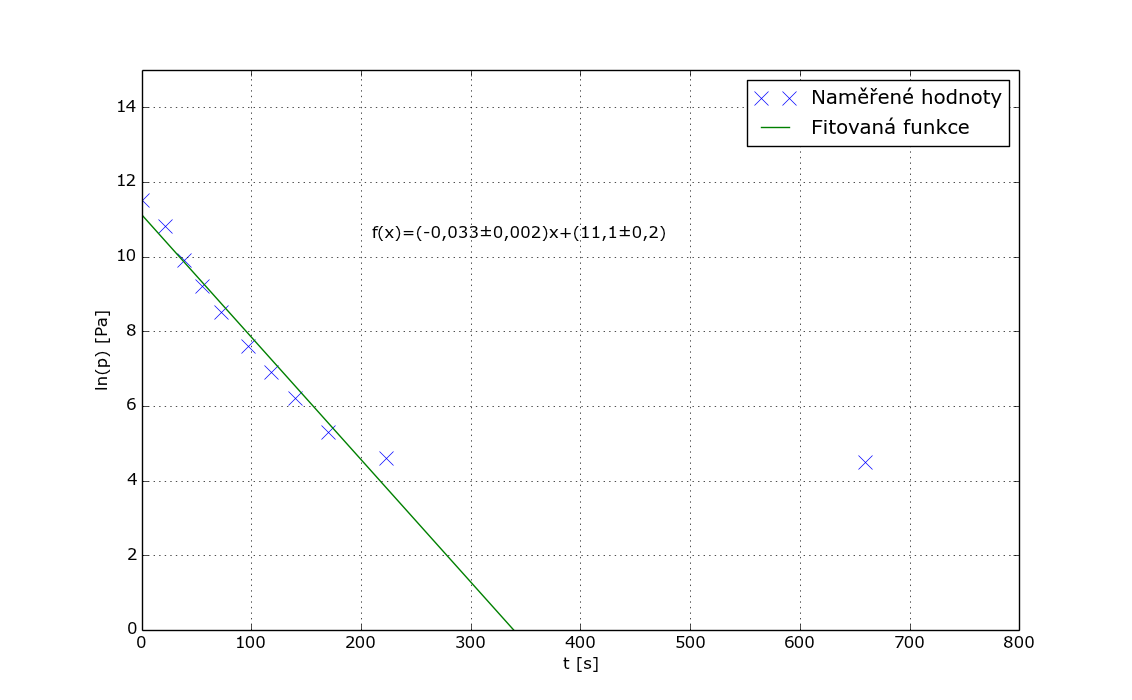

Python code for this plot:
# -*- coding: utf-8 -*-
import os
import numpy as np
from numpy import log as ln
from numpy import log10 as log
from matplotlib import rc
rc('font', family='Verdana')
rc('figure', figsize=(1.6180*7,7))
import matplotlib.pyplot as plt
from scipy.optimize import curve_fit
import math

def cf(string):
    ret = float(string.replace(",", "."))
    return ret

def round_by_err(x, x_err):
    x_err = round(x_err, -int(math.floor(math.log10(x_err))))
    x = round(x, -int(math.floor(math.log10(x_err))))
    return x, x_err

def get_pretty_param(value, error):
    val, err = round_by_err(value, error)
    pretty_param = "("+str(val)+u"\u00B1"+str(err)+")"
    pretty_param = pretty_param.replace(".", ",")
    return pretty_param

def get_named_param(param_str, value, error):
    named_param = param_str+" = "+get_pretty_param(value, error)
    return named_param

def func(x,a,b):
   return a*x+b

def script_name():
    return os.path.basename(os.path.realpath(__file__)).replace(".py", "")

def print_excel_params(ps, pe):
    for i in range(0, len(ps)):
        print str(i)+" "+str(ps[i])+" "+str(pe[i])

#x,y,z # z s errorama
d = np.loadtxt(script_name()+".txt", converters = {0: cf, 1: cf})
x,y = d[:,0],d[:,1]

dfit = d[d[:, 0] < 250]
popt,pcov = curve_fit(func, dfit[:,0], ln(dfit[:,1]))
y_fit = popt[0]*x+popt[1]

ps = popt
pe = np.sqrt(np.diag(pcov))

#print_excel_params(ps, pe)

print(get_named_param("a", ps[0], pe[0]))
print(get_named_param("b", ps[1], pe[1]))

#plt.errorbar(x,y,yerr=z)  # errorbary
plt.clf()
plt.plot(x,ln(y),'x', label=u"Naměřené hodnoty", ms=10)
plt.plot(x,y_fit, label=u"Fitovaná funkce")

# Kosmetika
plt.grid()
plt.legend()
plt.ylabel("ln(p) [Pa]")
plt.xlabel("t [s]")
plt.ylim(0,15)
plt.xlim(0,800)

plt.text(210, 10.5, u'f(x)='+get_pretty_param(ps[0], pe[0])+'x+'+get_pretty_param(ps[1], pe[1])+'', fontsize=12)

# Uložení
plt.savefig(script_name()+".png")
plt.show()
